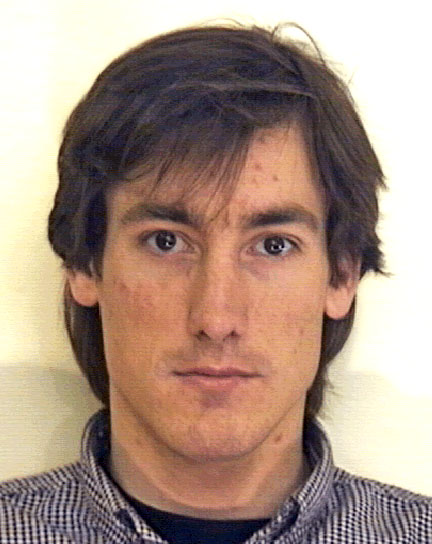
#> input picture train0.jpg, 432 x 544 px; its folder holds only this picture in this run
$ python tempchange.py
#> lines starting #> are read from the running program, lines starting #| are printed output that depends on the picture
import os
from PIL import Image


os.chdir("/home/polina/Рабочий стол/tempface")
counter = 69

# for i in range(3):
#     os.rename("mhwill." + str(12 + i) + ".jpg", "test" + str(3 * counter + i) + "0.jpg")

for i in range(70):
    img = Image.open("train" + str(i) + ".jpg").convert('LA')
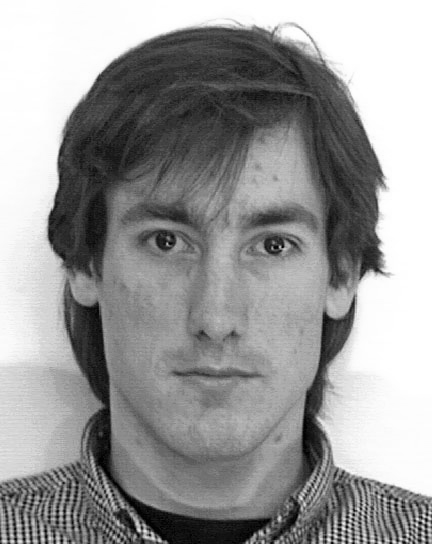
#> img: PIL image 432x544 LA; mean R, G, B, A 153, 153, 153, 255
    img.save("train" + str(i) + ".png", "PNG")
    for j in range(3):
#> (the run stopped early here; a loop or call above may not have finished)
